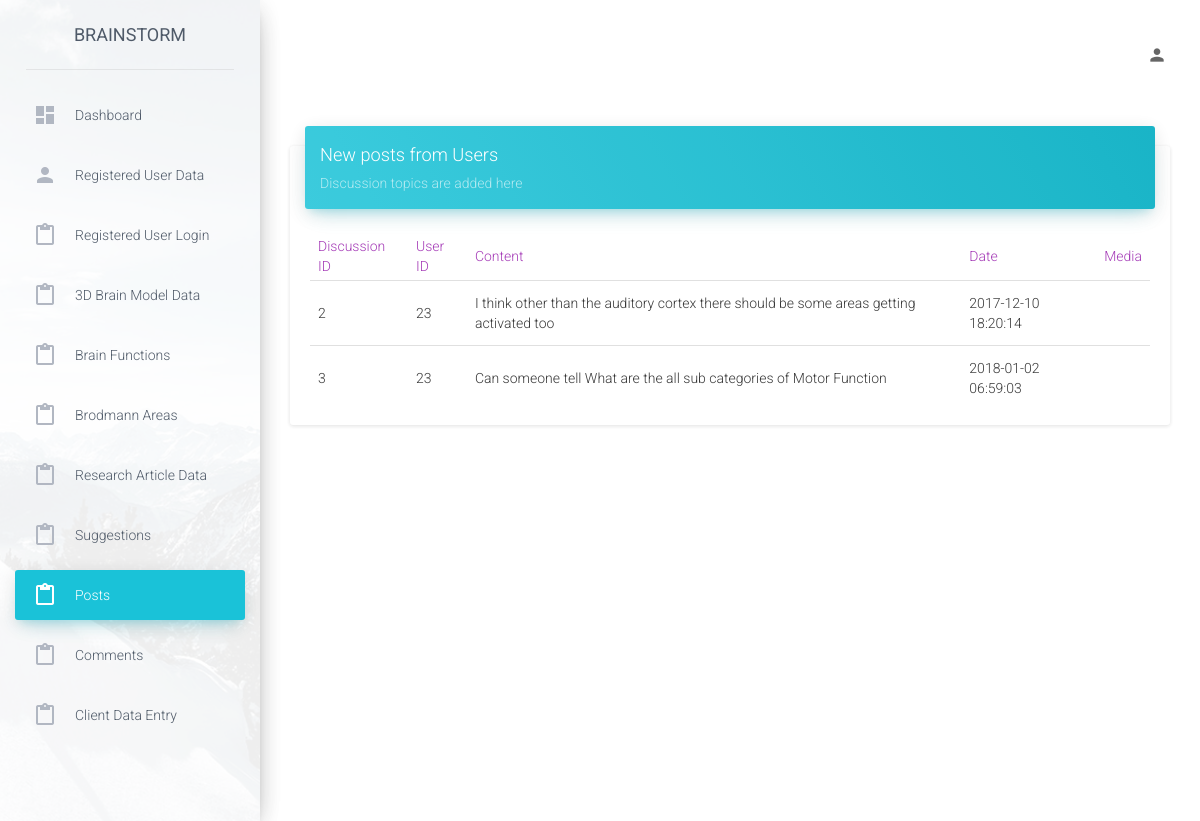
The app's page /admin/examples/posts.php with its own data.
### tables this page shows
CREATE TABLE `discussion` (
  `discussion_id` int(11) NOT NULL,
  `content` longtext NOT NULL,
  `date` datetime DEFAULT NULL,
  `media` binary(1) NOT NULL,
  `user_id` int(11) NOT NULL,
  `section` varchar(25) NOT NULL,
  `topic` varchar(500) NOT NULL
);

### admin/examples/posts.php (the view, shortened to what this page needs)
<!doctype html>
<html lang="en">
<head>
    <link href="../assets/css/bootstrap.min.css" rel="stylesheet" />
    <link href="../assets/css/material-dashboard.css?v=1.2.0" rel="stylesheet" />
    <link href="../assets/css/demo.css" rel="stylesheet" />
    <link href="http://maxcdn.bootstrapcdn.com/font-awesome/latest/css/font-awesome.min.css" rel="stylesheet">
</head>
<?php
include("../config/db_connect.php");
?>
<body>
    <div class="wrapper">
        <div class="sidebar" data-color="blue" data-image="../assets/img/sidebar-1.jpg">
            <div class="logo">
                <a href="http://localhost/fMRI%20website/index.php" class="simple-text">
                    Brainstorm
                </a>
            </div>
            <div class="sidebar-wrapper">
                <ul class="nav">
                    <li>
                        <a href="dashboard.php">
                            <i class="material-icons">dashboard</i>
                            <p>Dashboard</p>
                        </a>
                    </li>
                    <li>
                        <a href="./user.php">
                            <i class="material-icons">person</i>
                            <p>Registered User Data</p>
                        </a>
                    </li>
                    <li>
                        <a href="./log.php">
                            <i class="material-icons">content_paste</i>
                            <p>Registered User Login </p>
                        </a>
                    </li>
                    <li>
                        <a href="./table.php">
                            <i class="material-icons">content_paste</i>
                            <p>3D Brain Model Data</p>
                        </a>
                    </li>
                    <li>
                        <a href="./function.php">
                            <i class="material-icons">content_paste</i>
                            <p>Brain Functions</p>
                        </a>
                    </li>
                    <li>
                        <a href="./brodmann areas.php">
                            <i class="material-icons">content_paste</i>
                            <p>Brodmann Areas</p>
                        </a>
                    </li>
                    <li>
                        <a href="./article.php">
                            <i class="material-icons">content_paste</i>
                            <p>Research Article Data</p>
                        </a>
                    </li>
                    <li >
                        <a href="./suggestions.php">
                            <i class="material-icons">content_paste</i>
                            <p>Suggestions</p>
                        </a>
                    </li>
                    <li class="active">
                        <a href="./posts.php">
                            <i class="material-icons">content_paste</i>
                            <p>Posts</p>
                        </a>
                    </li>
                    <li>
                        <a href="./comments.php">
                            <i class="material-icons">content_paste</i>
                            <p>Comments</p>
                        </a>
                    </li>
                    <li>
                        <a href="./client_data_entry.php">
                            <i class="material-icons">content_paste</i>
                            <p>Client Data Entry</p>
                        </a>
                    </li>
                </ul>
            </div>
        </div>
        <div class="main-panel">
            <nav class="navbar navbar-transparent navbar-absolute">
                <div class="container-fluid">
                    <div class="navbar-header">
                        <a class="navbar-brand" href="#"></a>
                    </div>
                    <div class="collapse navbar-collapse">
                        <ul class="nav navbar-nav navbar-right">
                            <li>
                                <a href="view_user.php">
                                    <i class="material-icons">person</i>
                                </a>
                            </li>
                        </ul>
                    </div>
                </div>
            </nav>
            <div class="content">
                <div class="container-fluid">
                    <div class="row">
                        <div class="col-md-12">
                            <div class="card">
                                <div class="card-header" data-background-color="blue">
                                    <h4 class="title">New posts from Users</h4>
                                    <p class="category">Discussion topics are added here</p>
                                </div>
                                <div class="card-content table-responsive">
                                    <table class="table">
                                        <thead class="text-primary">
                                            <th>Discussion ID</th>
                                            <th>User ID</th>
                                            <th>Content</th>
                                            <th>Date</th>
                                            <th>Media</th>
                                        </thead>
                                        <tbody>
                                            <?php
                                            $sql="SELECT * FROM discussion";
                                            $result=$conn->query($sql);
                                            if ($result->num_rows>0) {
                                                while ($row=$result->fetch_assoc()) { ?>
                                                <tr>
                                                <td><?php echo $row["discussion_id"];?></td>
                                                <td><?php echo $row["user_id"];?></td>
                                                <td><?php echo $row["content"];?></td>
                                                <td><?php echo $row["date"];?></td>
                                                <td><?php echo $row["media"];?></td>
                                                </tr>
                                                <?php }
                                            }
                                            ?>
                                        </tbody>
                                    </table>
                                </div>
                            </div>
                        </div>
                                </div>
                            </div>
                        </div>
                    </div>
                </div>
</body>
</html>

### records on screen
discussion: discussion_id "2", user "23", content "I think other than the auditory cortex there should be some areas getting activated too", date "2017-12-10 18:20:14"
discussion: discussion_id "3", user "23", content "Can someone tell What are the all sub categories of Motor Function", date "2018-01-02 06:59:03"
